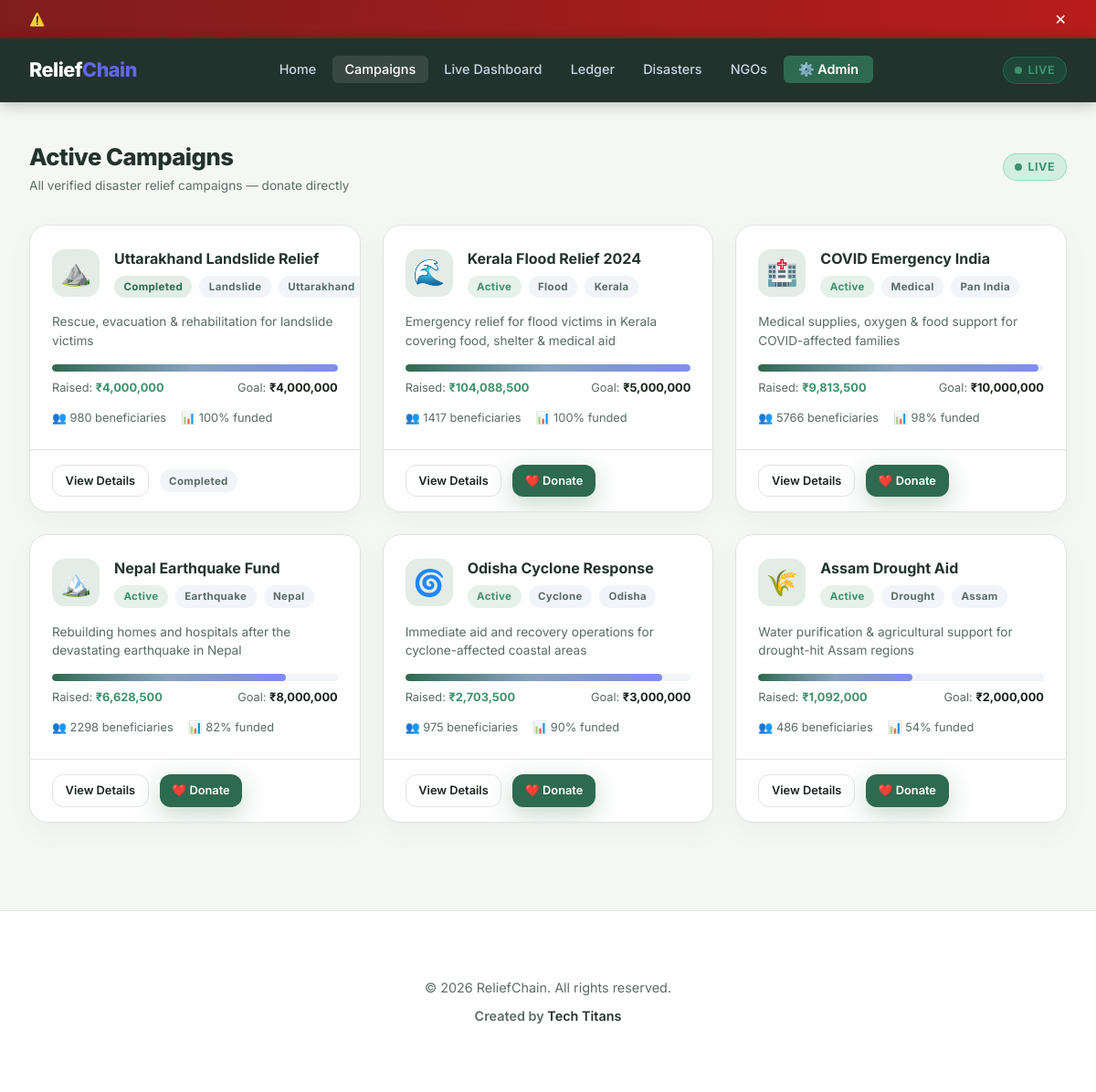
The page /campaigns (signed in) on the database its author committed.
### tables this page shows
CREATE TABLE campaigns (
            id INTEGER PRIMARY KEY AUTOINCREMENT,
            name TEXT NOT NULL,
            description TEXT,
            target_amount INTEGER DEFAULT 1000000,
            raised_amount INTEGER DEFAULT 0,
            beneficiary_count INTEGER DEFAULT 0,
            region TEXT,
            category TEXT,
            status TEXT DEFAULT 'active',
            image_icon TEXT DEFAULT '🌊',
            created_at DATETIME DEFAULT CURRENT_TIMESTAMP
        );

### app.py (the view)
@app.route('/campaigns')
def campaigns():
    q = request.args.get('q', '').strip()
    db = get_db()
    c = db.cursor()
    if q:
        c.execute("SELECT * FROM campaigns WHERE name LIKE ? OR description LIKE ? ORDER BY status DESC, raised_amount DESC", (f"%{q}%", f"%{q}%"))
    else:
        c.execute("SELECT * FROM campaigns ORDER BY status DESC, raised_amount DESC")
    all_campaigns = c.fetchall()
    return render_template('campaigns.html', campaigns=all_campaigns, search_q=q)

### app.py (called while the page is built)
@app.context_processor
def inject_now():
    return {'now': _dt.now}

def get_db():
    db = getattr(g, '_database', None)
    if db is None:
        db = g._database = sqlite3.connect(DATABASE, check_same_thread=False)
        db.row_factory = sqlite3.Row
    return db

@app.teardown_appcontext
def close_connection(exception):
    db = getattr(g, '_database', None)
    if db is not None:
        db.close()

### templates/campaigns.html (shortened to what this page needs)
{% extends 'base.html' %}
{% block content %}
<div class="container" style="padding-top:2.5rem;">
    <div class="page-header">
        <div>
            <h1 class="page-title">Active Campaigns</h1>
            <p class="text-muted text-sm">All verified disaster relief campaigns — donate directly</p>
        </div>
        <div class="live-badge"><span class="live-dot"></span> LIVE</div>
    </div>
    <div class="campaign-grid">
        {% for c in campaigns %}
        {% set pct = [(c.raised_amount / c.target_amount * 100)|int, 100]|min %}
        <div class="campaign-card">
            <div class="campaign-card-header">
                <div class="campaign-icon">{{ c.image_icon }}</div>
                <div>
                    <h3>{{ c.name }}</h3>
                    <div style="display:flex;gap:0.5rem;align-items:center;margin-top:0.25rem;">
                        <span class="badge badge-{% if c.status=='active' %}success{% elif c.status=='completed' %}primary{% else %}warning{% endif %}">{{ c.status|capitalize }}</span>
                        <span class="badge badge-muted">{{ c.category }}</span>
                        <span class="badge badge-muted">{{ c.region }}</span>
                    </div>
                </div>
            </div>
            <div class="campaign-card-body">
                <p>{{ c.description }}</p>
                <div class="progress-bar-wrap">
                    <div class="progress-bar" style="width:{{ pct }}%"></div>
                </div>
                <div class="campaign-meta">
                    <span>Raised: <strong style="color:var(--success);">₹{{ '{:,.0f}'.format(c.raised_amount) }}</strong></span>
                    <span>Goal: <strong>₹{{ '{:,.0f}'.format(c.target_amount) }}</strong></span>
                </div>
                <div style="margin-top:0.75rem;display:flex;gap:1rem;font-size:0.8rem;color:var(--text-muted);">
                    <span>👥 {{ c.beneficiary_count }} beneficiaries</span>
                    <span>📊 {{ pct }}% funded</span>
                </div>
            </div>
            <div class="campaign-footer">
                <a href="{{ url_for('campaign_detail', cid=c.id) }}" class="btn btn-outline btn-sm">View Details</a>
                {% if c.status == 'active' %}
                <a href="{{ url_for('donate') }}?campaign={{ c.id }}" class="btn btn-primary btn-sm">❤️ Donate</a>
                {% else %}
                <span class="badge badge-muted" style="align-self:center;">{{ c.status|capitalize }}</span>
                {% endif %}
            </div>
        </div>
        {% endfor %}
    </div>
</div>
{% endblock %}

### rows shown on the page
campaigns: image_icon "⛰️", name "Uttarakhand Landslide Relief", status "Completed", category "Landslide", region "Uttarakhand", description "Rescue, evacuation & rehabilitation for landslide victims", raised_amount "4,000,000", target_amount "4,000,000", beneficiary_count "980", pct "100"
campaigns: image_icon "🌊", name "Kerala Flood Relief 2024", status "Active", category "Flood", region "Kerala", description "Emergency relief for flood victims in Kerala covering food, shelter & medical aid", raised_amount "104,088,500", target_amount "5,000,000", beneficiary_count "1417", pct "100"
campaigns: image_icon "🏥", name "COVID Emergency India", status "Active", category "Medical", region "Pan India", description "Medical supplies, oxygen & food support for COVID-affected families", raised_amount "9,813,500", target_amount "10,000,000", beneficiary_count "5766", pct "98"
campaigns: image_icon "🏔️", name "Nepal Earthquake Fund", status "Active", category "Earthquake", region "Nepal", description "Rebuilding homes and hospitals after the devastating earthquake in Nepal", raised_amount "6,628,500", target_amount "8,000,000", beneficiary_count "2298", pct "82"
campaigns: image_icon "🌀", name "Odisha Cyclone Response", status "Active", category "Cyclone", region "Odisha", description "Immediate aid and recovery operations for cyclone-affected coastal areas", raised_amount "2,703,500", target_amount "3,000,000", beneficiary_count "975", pct "90"
campaigns: image_icon "🌾", name "Assam Drought Aid", status "Active", category "Drought", region "Assam", description "Water purification & agricultural support for drought-hit Assam regions", raised_amount "1,092,000", target_amount "2,000,000", beneficiary_count "486", pct "54"
